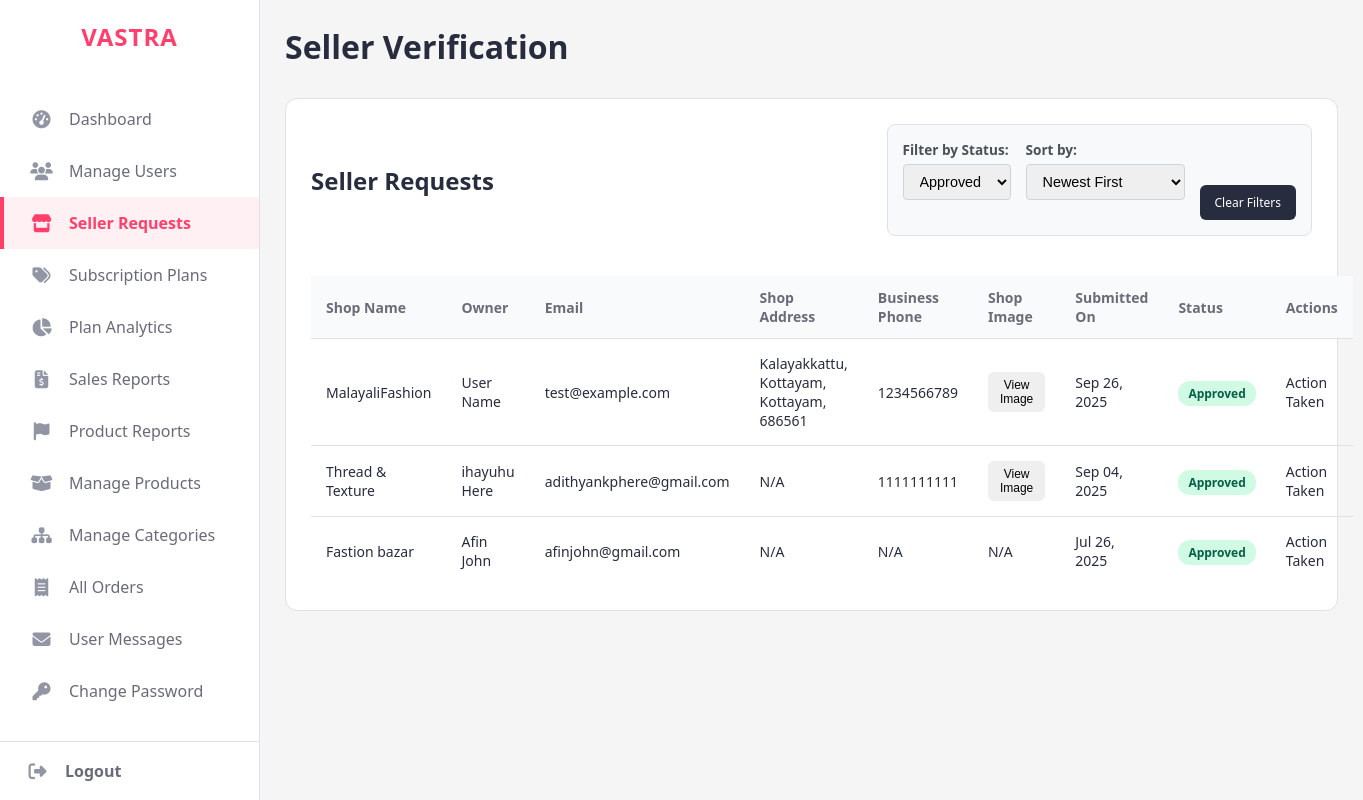
Screenshot of /admin/seller-requests.php?filter_status=approved (signed in) with the database file from the repository.
### tables this page shows
CREATE TABLE `seller_requests` (
  `request_id` int(11) NOT NULL,
  `user_id` int(11) NOT NULL,
  `shop_name` varchar(50) NOT NULL,
  `shop_description` text NOT NULL,
  `building_name_or_number` varchar(255) NOT NULL,
  `landmark` varchar(255) DEFAULT NULL,
  `locality_or_town` varchar(255) NOT NULL,
  `district` varchar(100) NOT NULL,
  `pincode` varchar(6) NOT NULL,
  `state` varchar(100) NOT NULL DEFAULT 'Kerala',
  `shop_image` varchar(255) DEFAULT NULL,
  `business_phone` varchar(10) DEFAULT NULL,
  `status` enum('pending','approved','rejected') NOT NULL DEFAULT 'pending',
  `requested_at` timestamp NOT NULL DEFAULT current_timestamp()
);

CREATE TABLE `users` (
  `user_id` int(11) NOT NULL,
  `fname` varchar(50) NOT NULL,
  `lname` varchar(50) NOT NULL,
  `email` varchar(50) NOT NULL,
  `phone` varchar(10) NOT NULL
);

### admin/seller-requests.php (the view, shortened to what this page needs)
<?php
include "../config.php";
$filter_status = $_GET['filter_status'] ?? 'pending';
$sort = $_GET['sort'] ?? 'newest';
$query_params = ['filter_status' => $filter_status, 'sort' => $sort];
$redirect_query_string = http_build_query($query_params);
$sql = "SELECT sr.request_id, sr.user_id, sr.shop_name, sr.business_phone, sr.shop_image, sr.requested_at, sr.status,
               CONCAT(u.fname, ' ', u.lname) as full_name, u.email,
               CONCAT_WS(', ', NULLIF(sr.building_name_or_number, ''), NULLIF(sr.locality_or_town, ''), NULLIF(sr.district, ''), NULLIF(sr.pincode, '')) AS formatted_address
        FROM seller_requests sr
        JOIN users u ON sr.user_id = u.user_id";
if (!empty($filter_status)) { $sql .= " WHERE sr.status = ?"; }
switch ($sort) {
    default: $sql .= " ORDER BY sr.requested_at DESC"; break;
}
$stmt = $conn->prepare($sql);
if (!empty($filter_status)) { $stmt->bind_param("s", $filter_status); }
$stmt->execute();
$requests = $stmt->get_result()->fetch_all(MYSQLI_ASSOC);
?>
<!DOCTYPE html>
<html lang="en">
<head>
  <link rel="stylesheet" href="https://cdnjs.cloudflare.com/ajax/libs/font-awesome/6.4.0/css/all.min.css">
  <link rel="stylesheet" href="style.css">
</head>
<body>
  <aside class="sidebar"><?php require "header.php" ?></aside>
  <main class="main-content">
    <h1 class="page-header">Seller Verification</h1>
    <section class="content-card">
      <div class="page-header">
        <h2>Seller Requests</h2>
        <form action="seller-requests.php" method="GET" class="filter-controls">
            <div class="form-group">
                <label for="filter_status">Filter by Status:</label>
                <select name="filter_status" id="filter_status" onchange="this.form.submit()">
                    <option value="approved" <?php if ($filter_status == 'approved') echo 'selected'; ?>>Approved</option>
                </select>
            </div>
            <div class="form-group">
                <label for="sort">Sort by:</label>
                <select name="sort" id="sort" onchange="this.form.submit()">
                    <option value="newest" <?php if ($sort == 'newest') echo 'selected'; ?>>Newest First</option>
                </select>
            </div>
            <?php if ($filter_status !== 'pending' || $sort !== 'newest'): ?>
                <a href="seller-requests.php" class="btn btn-sm btn-secondary">Clear Filters</a>
            <?php endif; ?>
        </form>
      </div>
      <table class="data-table">
        <thead>
          <tr>
            <th>Shop Name</th>
            <th>Owner</th>
            <th>Email</th>
            <th>Shop Address</th>
            <th>Business Phone</th>
            <th>Shop Image</th>
            <th>Submitted On</th>
            <th>Status</th>
            <th>Actions</th>
          </tr>
        </thead>
        <tbody>
          <?php if (empty($requests)): ?>
            <tr><td colspan="9" style="text-align: center;">No requests found matching your criteria.</td></tr>
          <?php else: ?>
            <?php foreach ($requests as $request): ?>
              <tr>
                <td><?php echo htmlspecialchars($request['shop_name']); ?></td>
                <td><?php echo htmlspecialchars($request['full_name']); ?></td>
                <td><?php echo htmlspecialchars($request['email']); ?></td>
                <td><?php echo htmlspecialchars($request['formatted_address'] ?: 'N/A'); ?></td>
                <td><?php echo htmlspecialchars($request['business_phone'] ?? 'N/A'); ?></td>
                <td>
                    <?php if (!empty($request['shop_image'])):
                        $image_dir = ($request['status'] === 'pending') ? '../pending-shop-images/' : '../images/';
                    ?>
                        <button class="btn btn-sm btn-info view-image-btn"
                                data-image-url="<?php echo $image_dir . htmlspecialchars($request['shop_image']); ?>">
                            View Image
                        </button>
                    <?php else: ?>
                        <span class="text-muted">N/A</span>
                    <?php endif; ?>
                </td>
                <td><?php echo date('M d, Y', strtotime($request['requested_at'])); ?></td>
                <td><span class="status <?php echo htmlspecialchars($request['status']); ?>"><?php echo htmlspecialchars(ucfirst($request['status'])); ?></span></td>
                <td class="action-buttons">
                  <?php if ($request['status'] === 'pending'): ?>
                    <a class="btn btn-sm btn-primary" href="seller-requests.php?<?php echo $redirect_query_string; ?>&action=approve&request_id=<?php echo $request['request_id']; ?>&user_id=<?php echo $request['user_id']; ?>" onclick="return confirm('Are you sure you want to approve this seller?');">Approve</a>
                    <a class="btn btn-sm btn-secondary" href="seller-requests.php?<?php echo $redirect_query_string; ?>&action=reject&request_id=<?php echo $request['request_id']; ?>" onclick="return confirm('Are you sure you want to reject this request?');">Reject</a>
                  <?php else: ?>
                    <span class="text-muted">Action Taken</span>
                  <?php endif; ?>
                </td>
              </tr>
            <?php endforeach; ?>
          <?php endif; ?>
        </tbody>
      </table>
    </section>
  </main>
</body>
</html>

### admin/header.php (shortened to what this page needs)
<?php
$current_page = basename($_SERVER['PHP_SELF']);
?>
<div class="sidebar-header"><a href="#">VASTRA</a></div>
<ul class="sidebar-nav">
  <li><a href="dashboard.php" class="<?php echo ($current_page == 'dashboard.php') ? 'active' : ''; ?>"><i class="fas fa-tachometer-alt fa-fw"></i> <span>Dashboard</span></a></li>
  <li><a href="manage-users.php" class="<?php echo ($current_page == 'manage-users.php') ? 'active' : ''; ?>"><i class="fas fa-users fa-fw"></i> <span>Manage Users</span></a></li>
  <li><a href="seller-requests.php" class="<?php echo ($current_page == 'seller-requests.php') ? 'active' : ''; ?>"><i class="fas fa-store fa-fw"></i> <span>Seller Requests</span></a></li>
  <li><a href="subscription-plans.php" class="<?php echo ($current_page == 'subscription-plans.php') ? 'active' : ''; ?>"><i class="fas fa-tags fa-fw"></i> <span>Subscription Plans</span></a></li>
  <li><a href="subscription-analytics.php" class="<?php echo ($current_page == 'subscription-analytics.php') ? 'active' : ''; ?>"><i class="fas fa-chart-pie fa-fw"></i> <span>Plan Analytics</span></a></li>
  <li><a href="sales-reports.php" class="<?php echo ($current_page == 'sales-reports.php') ? 'active' : ''; ?>"><i class="fas fa-file-invoice-dollar fa-fw"></i> <span>Sales Reports</span></a></li>
  <li><a href="manage-reports.php" class="<?php echo ($current_page == 'manage-reports.php') ? 'active' : ''; ?>"><i class="fas fa-flag fa-fw"></i> <span>Product Reports</span></a></li>
  <li><a href="manage-products.php" class="<?php echo ($current_page == 'manage-products.php') ? 'active' : ''; ?>"><i class="fas fa-box-open fa-fw"></i> <span>Manage Products</span></a></li>
  <li><a href="manage-categories.php" class="<?php echo ($current_page == 'manage-categories.php') ? 'active' : ''; ?>"><i class="fas fa-sitemap fa-fw"></i> <span>Manage Categories</span></a></li>
  <li><a href="orders.php" class="<?php echo ($current_page == 'orders.php') ? 'active' : ''; ?>"><i class="fas fa-receipt fa-fw"></i> <span>All Orders</span></a></li>
  <li><a href="view-messages.php" class="<?php echo ($current_page == 'view-messages.php' || $current_page == 'message-detail.php') ? 'active' : ''; ?>"><i class="fas fa-envelope fa-fw"></i> <span>User Messages</span></a></li>
  <li><a href="change-password.php" class="<?php echo ($current_page == 'change-password.php') ? 'active' : ''; ?>"><i class="fas fa-key fa-fw"></i> <span>Change Password</span></a></li>
</ul>
<ul class="sidebar-logout">
  <li>
    <a href="../logout.php"><i class="fas fa-sign-out-alt fa-fw"></i> <span>Logout</span></a>
  </li>
</ul>

### admin/style.css (style rules this page uses)
:root { --primary: #ff3f6c; --primary-dark: #e6395a; --primary-light-bg: #fff0f3; --secondary: #282c3f; --light-gray: #f5f5f6; --dark-gray: #696b79; --white: #ffffff; --border-color: #e0e0e6; --success: #28a745; --warning: #ffc107; --danger: #dc3545; }
* { margin: 0; padding: 0; box-sizing: border-box; }
body { font-family: 'Segoe UI', Tahoma, Geneva, Verdana, sans-serif; background-color: var(--light-gray); display: flex; color: var(--secondary); }
.main-content { margin-left: 260px; width: calc(100% - 260px); padding: 25px; }
.content-card { background: white; margin-top: 30px; padding: 25px; border-radius: 12px; border: 1px solid var(--border-color); }
.content-card h2 { margin-bottom: 20px; color: var(--secondary); }
.data-table { width: 100%; border-collapse: collapse; font-size: 14px; }
.data-table thead th { text-align: left; padding: 12px 15px; background-color: #f9fafb; font-weight: 600; color: var(--dark-gray); border-bottom: 1px solid var(--border-color); }
.data-table tbody td { padding: 15px; border-bottom: 1px solid var(--border-color); vertical-align: middle; }
.data-table tbody tr:last-child td { border-bottom: none; }
.status { padding: 4px 10px; border-radius: 12px; font-size: 12px; font-weight: 600; }
.status.active, .status.approved, .status.shipped { background-color: #d1fae5; color: #065f46; }
.btn { padding: 9px 18px; border: none; border-radius: 8px; cursor: pointer; font-weight: 600; text-decoration: none; display: inline-block; transition: all 0.3s; text-align: center; }
.btn-secondary { background-color: var(--secondary); color: var(--white); }
.btn-sm { padding: 6px 12px; font-size: 12px; font-weight: 500; border-radius: 6px; }
.page-header { display: flex; justify-content: space-between; align-items: center; margin-bottom: 20px; }
.form-group { margin-bottom: 20px; }
.form-group label { display: block; margin-bottom: 8px; font-weight: 500; }
.form-group input, .form-group select { width: 100%; padding: 12px; border: 1px solid var(--border-color); border-radius: 8px; transition: border-color 0.3s; }

### admin/seller-requests.php (style rules this page uses)
.filter-controls { display: flex; gap: 15px; align-items: center; flex-wrap: wrap; margin-bottom: 20px; background-color: #f8f9fa; padding: 15px; border-radius: 8px; border: 1px solid #dee2e6; }
.filter-controls .form-group { display: flex; flex-direction: column; }
.filter-controls label { font-size: 0.85rem; margin-bottom: 5px; font-weight: 600; color: #495057; }
.filter-controls select { padding: 8px 12px; border: 1px solid #ced4da; border-radius: 4px; font-size: 0.9rem; }
.filter-controls .btn { align-self: flex-end; padding: 9px 15px; }

### admin/header.php (style rules this page uses)
.sidebar { width: 260px; background-color: var(--white); height: 100vh; position: fixed; top: 0; left: 0; display: flex; flex-direction: column; border-right: 1px solid var(--border-color); z-index: 100; }
.sidebar-header { padding: 20px; text-align: center; font-size: 24px; font-weight: 700; letter-spacing: 1px; flex-shrink: 0; }
.sidebar-header a { color: var(--primary); text-decoration: none; }
.sidebar-nav { list-style: none; flex-grow: 1; margin-top: 20px; overflow-y: auto; }
.sidebar-nav li a { display: flex; align-items: center; padding: 15px 25px; color: var(--dark-gray); text-decoration: none; font-weight: 500; transition: background-color 0.3s, color 0.3s; border-left: 4px solid transparent; }
.sidebar-nav li a .fa-fw { width: 25px; margin-right: 15px; font-size: 18px; color: #9295a3; transition: color 0.3s; }
.sidebar-nav li a.active { background-color: var(--primary-light-bg); color: var(--primary); font-weight: 600; border-left-color: var(--primary); }
.sidebar-nav li a.active .fa-fw { color: var(--primary); }
.sidebar-logout { list-style: none; padding: 0; margin: 0; flex-shrink: 0; border-top: 1px solid var(--border-color); }
.sidebar-logout li a { display: flex; align-items: center; padding: 18px 25px; color: var(--dark-gray); text-decoration: none; font-weight: 600; transition: background-color 0.3s, color 0.3s; }
.sidebar-logout li a .fa-fw { width: 25px; margin-right: 15px; font-size: 18px; color: #9295a3; transition: color 0.3s; }

### rows the page displays
seller_requests: shop_name "MalayaliFashion", full_name "User Name", user.email "test@example.com", formatted_address "Kalayakkattu, Kottayam, Kottayam, 686561", business_phone "1234566789", requested_at "Sep 26, 2025", status "Approved", shows "Action Taken"
seller_requests: shop_name "Thread & Texture", full_name "ihayuhu Here", user.email "adithyankphere@gmail.com", formatted_address "N/A", business_phone "1111111111", requested_at "Sep 04, 2025", status "Approved", shows "Action Taken"
seller_requests: shop_name "Fastion bazar", full_name "Afin John", user.email "afinjohn@gmail.com", formatted_address "N/A", business_phone "N/A", requested_at "Jul 26, 2025", status "Approved", shows "Action Taken"
